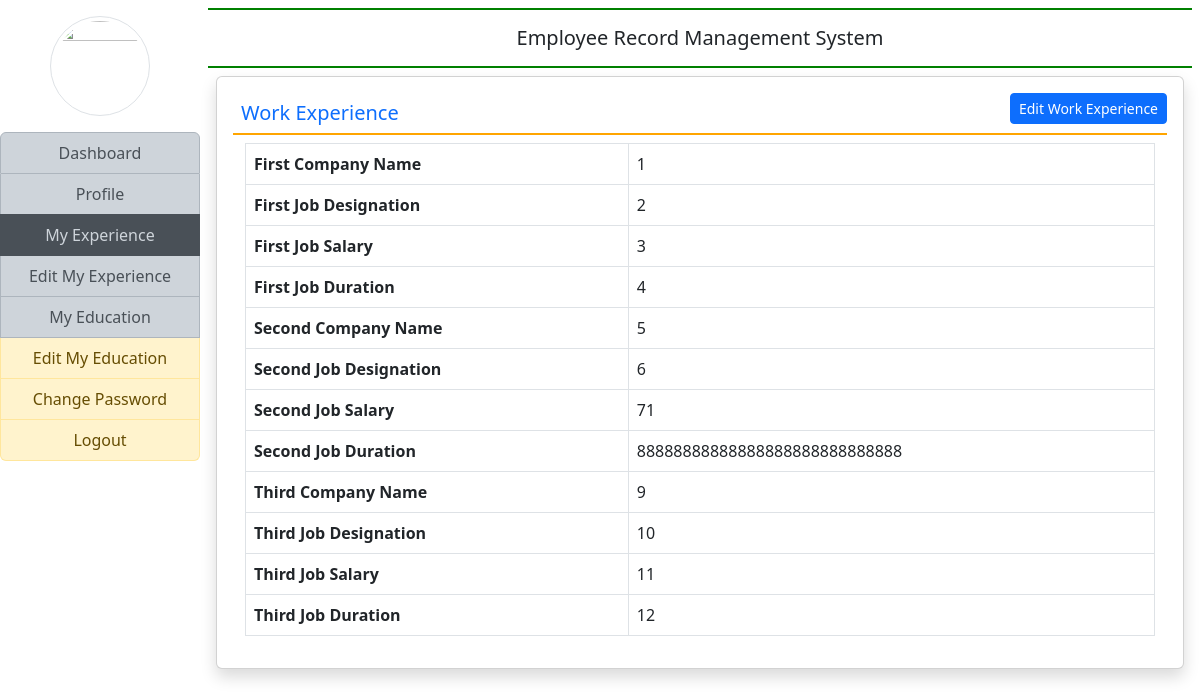
Page /my_experience (signed in) on the committed database.
### employee/models.py (models this page shows, shortened)
class EmployeeExperience(models.Model):
    user = models.ForeignKey(User, on_delete=models.CASCADE)
    company1name = models.CharField(max_length=100,null=True)
    company1desig = models.CharField(max_length=100,null=True)
    company1salary = models.CharField(max_length=100,null=True)
    company1duration = models.CharField(max_length=100,null=True)
    company2name = models.CharField(max_length=100,null=True)
    company2desig = models.CharField(max_length=100,null=True)
    company2salary = models.CharField(max_length=100,null=True)
    company2duration = models.CharField(max_length=100,null=True)
    company3name = models.CharField(max_length=100,null=True)
    company3desig = models.CharField(max_length=100,null=True)
    company3salary = models.CharField(max_length=100,null=True)
    company3duration = models.CharField(max_length=100,null=True)

### employee/views.py (the view)
# urls.py: path('my_experience',my_experience,name='my_experience'),
def my_experience(request):
    if not request.user.is_authenticated:
        return redirect('emp_login')
    user = request.user
    experience = EmployeeExperience.objects.get(user=user)
    return render(request, 'my_experience.html',locals())

### employee/templates/my_experience.html
{% extends 'emp_base.html' %}
{% block main %}
<div class="card shadow m-2">
    <div class="card-body">
        <a href="{%url 'edit_experience' %}" class="btn btn-primary btn-sm float-end">Edit Work Experience</a>
        <h5 class="p-2 text-primary" style="border-bottom: 2px solid orange;">Work Experience</h5>
        <div class="container-fluid">
            <table class="table table-bordered">
                <tr>
                    <th>First Company Name</th>
                    <td>{{experience.company1name}}</td>
                </tr>
                <tr>
                    <th>First Job Designation</th>
                    <td>{{experience.company1desig}}</td>
                </tr>
                <tr>
                    <th>First Job Salary</th>
                    <td>{{experience.company1salary}}</td>
                </tr>
                <tr>
                    <th>First Job Duration</th>
                    <td>{{experience.company1duration}}</td>
                </tr>
                <tr>
                    <th>Second Company Name</th>
                    <td>{{experience.company2name}}</td>
                </tr>
                <tr>
                    <th>Second Job Designation</th>
                    <td>{{experience.company2desig}}</td>
                </tr>
                <tr>
                    <th>Second Job Salary</th>
                    <td>{{experience.company2salary}}</td>
                </tr>
                <tr>
                    <th>Second Job Duration</th>
                    <td>{{experience.company2duration}}</td>
                </tr>
                <tr>
                    <th>Third Company Name</th>
                    <td>{{experience.company3name}}</td>
                </tr>
                <tr>
                    <th>Third Job Designation</th>
                    <td>{{experience.company3desig}}</td>
                </tr>
                <tr>
                    <th>Third Job Salary</th>
                    <td>{{experience.company3salary}}</td>
                </tr>
                <tr>
                    <th>Third Job Duration</th>
                    <td>{{experience.company3duration}}</td>
                </tr>
            </table>
        </div>
    </div>
</div>
{% endblock %}

### employee/templates/emp_base.html (shortened to what this page needs)
<!DOCTYPE html>
<html lang="en">
<head>
    {% load static %}
    <link href="{% static 'bootstrap/css/bootstrap.css' %}" rel="stylesheet" >
    <link href="{% static 'fontawesomefree/css/all.min.css' %}" rel="stylesheet" type="text/css">
</head>
<body>
    <div class="container-fluid">
        <div class="row">
            <div class="col-sm-2 p-0">
                <center>
                    <img src="{% static 'images/sne_logo_bg.png' %}" alt="" width="100" height="100" class="img-thumbnail rounded-circle m-3">
                </center>
                <div class="list-group">
                    <a href="{% url 'emp_home' %}" class="text-center list-group-item list-group-item-dark list-group-item-action {% if request.path == '/emp_home' %} active {% endif %}">Dashboard</a>
                    <a href="{% url 'profile' %}" class="text-center list-group-item list-group-item-dark list-group-item-action {% if request.path == '/profile' %} active {% endif %}">Profile</a>
                    <a href="{% url 'my_experience' %}" class="text-center list-group-item list-group-item-dark list-group-item-action {% if request.path == '/my_experience' %} active {% endif %}">My Experience</a>
                    <a href="{%url 'edit_experience' %}" class="text-center list-group-item list-group-item-dark list-group-item-action {% if request.path == '/edit_experience' %} active {% endif %}">Edit My Experience</a>
                    <a href="{% url 'my_education' %}" class="text-center list-group-item list-group-item-dark list-group-item-action {% if request.path == '/my_education' %} active {% endif %}">My Education</a>
                    <a href="{% url 'edit_myeducation' %}" class="text-center list-group-item list-group-item-warning list-group-item-action {% if request.path == '/edit_myeducation' %} active {% endif %}">Edit My Education</a>
                    <a href="{% url 'change_password' %}" class="text-center list-group-item list-group-item-warning list-group-item-action {% if request.path == '/change_password' %} active {% endif %}">Change Password</a>
                    <a href="{% url 'logout' %}" class="text-center list-group-item list-group-item-warning list-group-item-action {% if request.path == '/logout' %} active {% endif %}">Logout</a>
                </div>
            </div>
            <div class="col-sm-10 p-0">
                <div class="container-fluid p-2">
                    <h5 class="text-center p-3 font-weight-bold" style ="border-bottom: 2px solid green ; border-top: 2px solid green">Employee Record Management System</h5>
                    <div class="card-shadow" style="min-height: 88vh;">
                    <div class="card-body">
                        {% block main %}
                            {% endblock main %}
                    </div>
                    </div>
                </div>
            </div>
        </div>
    </div>
</body>
</html>

### employee/templates/emp_base.html (style rules this page uses)
.list-group-item { padding : 8px !important; }

### rows in the picture
EmployeeExperience: company1name "1", company1desig "2", company1salary "3", company1duration "4", company2name "5", company2desig "6", company2salary "71", company2duration "88888888888888888888888888888", company3name "9", company3desig "10", company3salary "11", company3duration "12"
